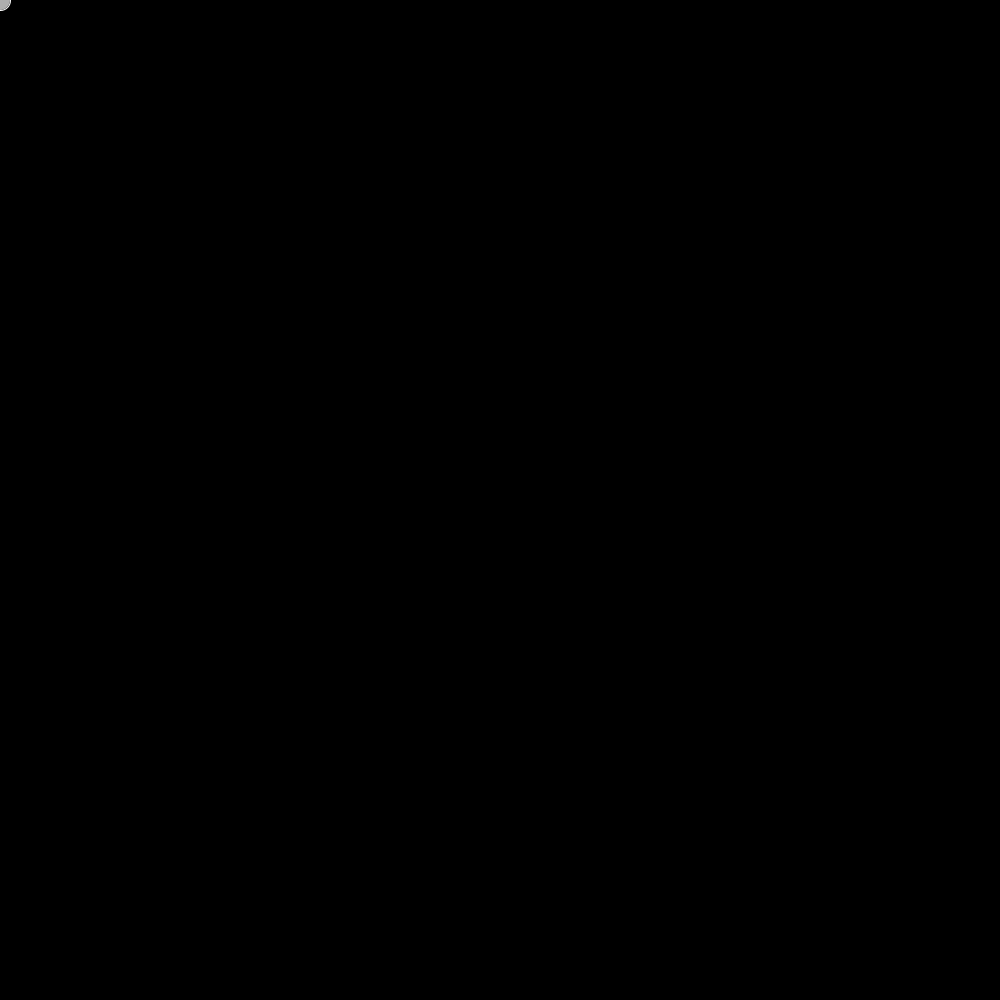
Frame 1 (no input)
Frame 60 (the mouse pressed at the canvas centre just before this capture): identical to frame 1, image omitted
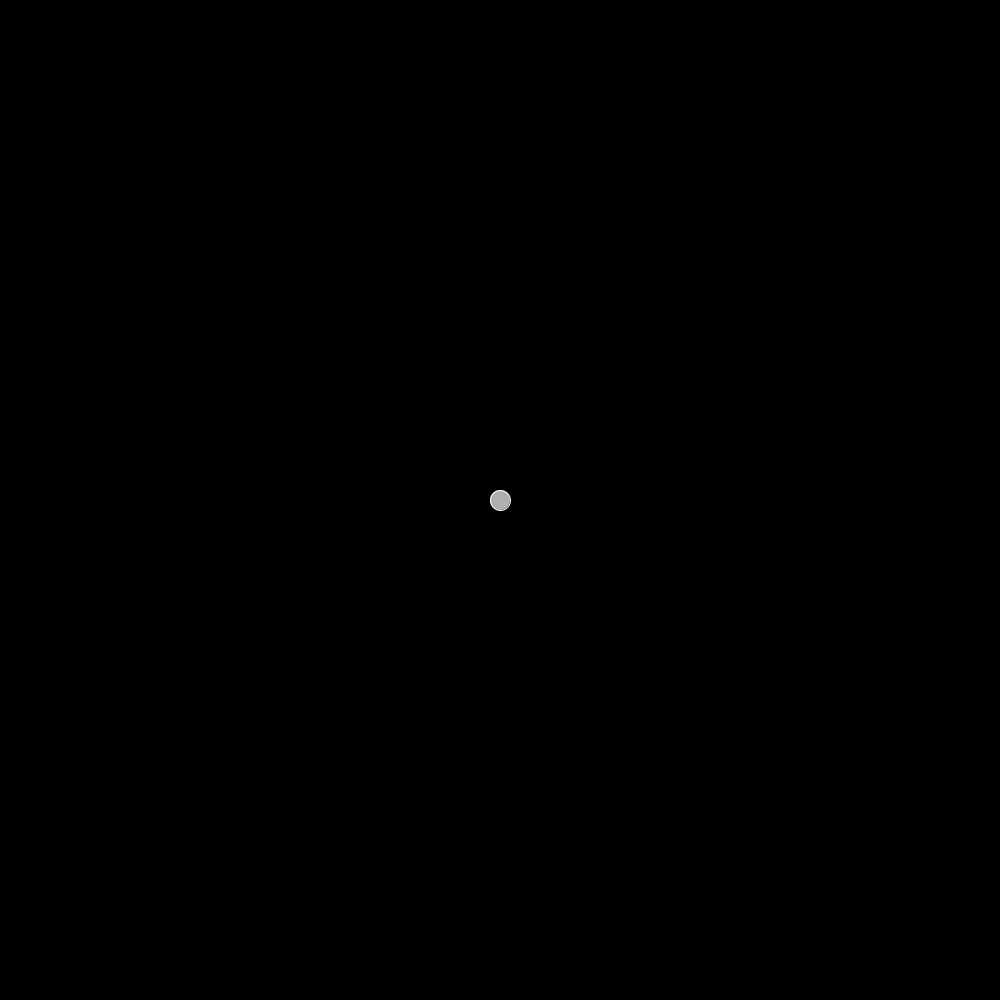
Frame 120 (the mouse held since frame 60 and released just before this capture)

The Processing sketch that drew these frames (run headless with seeded random() and noise(); from frame 60 on, the mouse is pressed at the canvas centre):

// Processing sketch: mouse_circle_size
// ── mouse_circle_size.pde
int circleSize = 0;
int circleX = 100;
int circleY = 100;
void setup() {
 size(1000, 1000);
}
void draw() 
{
 background(0);
 stroke(255);
 fill(175);
 float defaultSize = 20;
 float mouseSpeed = abs(mouseX - pmouseX) + defaultSize;
 //strokeWeight(mouseSpeed/4);
 ellipse(pmouseX, pmouseY, mouseSpeed, mouseSpeed);
}
